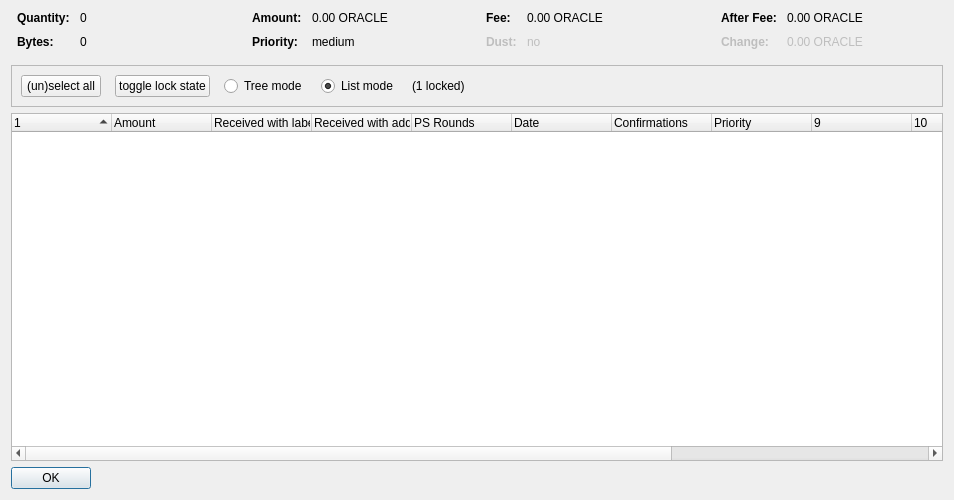
<?xml version="1.0" encoding="UTF-8"?>
<ui version="4.0">
 <class>CoinControlDialog</class>
 <widget class="QDialog" name="CoinControlDialog">
  <property name="geometry">
   <rect>
    <x>0</x>
    <y>0</y>
    <width>954</width>
    <height>500</height>
   </rect>
  </property>
  <property name="windowTitle">
   <string>Coin Selection</string>
  </property>
  <layout class="QVBoxLayout" name="verticalLayout">
   <item>
    <layout class="QHBoxLayout" name="horizontalLayoutTop" stretch="0,0,0,0">
     <property name="topMargin">
      <number>0</number>
     </property>
     <property name="bottomMargin">
      <number>10</number>
     </property>
     <item>
      <layout class="QFormLayout" name="formLayoutCoinControl1">
       <property name="horizontalSpacing">
        <number>10</number>
       </property>
       <property name="verticalSpacing">
        <number>10</number>
       </property>
       <property name="leftMargin">
        <number>6</number>
       </property>
       <property name="rightMargin">
        <number>6</number>
       </property>
       <item row="0" column="0">
        <widget class="QLabel" name="labelCoinControlQuantityText">
         <property name="font">
          <font>
           <weight>75</weight>
           <bold>true</bold>
          </font>
         </property>
         <property name="text">
          <string>Quantity:</string>
         </property>
        </widget>
       </item>
       <item row="0" column="1">
        <widget class="QLabel" name="labelCoinControlQuantity">
         <property name="cursor">
          <cursorShape>IBeamCursor</cursorShape>
         </property>
         <property name="contextMenuPolicy">
          <enum>Qt::ActionsContextMenu</enum>
         </property>
         <property name="text">
          <string notr="true">0</string>
         </property>
         <property name="textInteractionFlags">
          <set>Qt::LinksAccessibleByMouse|Qt::TextSelectableByKeyboard|Qt::TextSelectableByMouse</set>
         </property>
        </widget>
       </item>
       <item row="1" column="0">
        <widget class="QLabel" name="labelCoinControlBytesText">
         <property name="font">
          <font>
           <weight>75</weight>
           <bold>true</bold>
          </font>
         </property>
         <property name="text">
          <string>Bytes:</string>
         </property>
        </widget>
       </item>
       <item row="1" column="1">
        <widget class="QLabel" name="labelCoinControlBytes">
         <property name="cursor">
          <cursorShape>IBeamCursor</cursorShape>
         </property>
         <property name="contextMenuPolicy">
          <enum>Qt::ActionsContextMenu</enum>
         </property>
         <property name="text">
          <string notr="true">0</string>
         </property>
         <property name="textInteractionFlags">
          <set>Qt::LinksAccessibleByMouse|Qt::TextSelectableByKeyboard|Qt::TextSelectableByMouse</set>
         </property>
        </widget>
       </item>
      </layout>
     </item>
     <item>
      <layout class="QFormLayout" name="formLayoutCoinControl2">
       <property name="horizontalSpacing">
        <number>10</number>
       </property>
       <property name="verticalSpacing">
        <number>10</number>
       </property>
       <property name="leftMargin">
        <number>6</number>
       </property>
       <property name="rightMargin">
        <number>6</number>
       </property>
       <item row="0" column="0">
        <widget class="QLabel" name="labelCoinControlAmountText">
         <property name="font">
          <font>
           <weight>75</weight>
           <bold>true</bold>
          </font>
         </property>
         <property name="text">
          <string>Amount:</string>
         </property>
        </widget>
       </item>
       <item row="0" column="1">
        <widget class="QLabel" name="labelCoinControlAmount">
         <property name="cursor">
          <cursorShape>IBeamCursor</cursorShape>
         </property>
         <property name="contextMenuPolicy">
          <enum>Qt::ActionsContextMenu</enum>
         </property>
         <property name="text">
          <string notr="true">0.00 ORACLE</string>
         </property>
         <property name="textInteractionFlags">
          <set>Qt::LinksAccessibleByMouse|Qt::TextSelectableByKeyboard|Qt::TextSelectableByMouse</set>
         </property>
        </widget>
       </item>
       <item row="1" column="0">
        <widget class="QLabel" name="labelCoinControlPriorityText">
         <property name="font">
          <font>
           <weight>75</weight>
           <bold>true</bold>
          </font>
         </property>
         <property name="text">
          <string>Priority:</string>
         </property>
        </widget>
       </item>
       <item row="1" column="1">
        <widget class="QLabel" name="labelCoinControlPriority">
         <property name="cursor">
          <cursorShape>IBeamCursor</cursorShape>
         </property>
         <property name="contextMenuPolicy">
          <enum>Qt::ActionsContextMenu</enum>
         </property>
         <property name="text">
          <string>medium</string>
         </property>
         <property name="textInteractionFlags">
          <set>Qt::LinksAccessibleByMouse|Qt::TextSelectableByKeyboard|Qt::TextSelectableByMouse</set>
         </property>
        </widget>
       </item>
      </layout>
     </item>
     <item>
      <layout class="QFormLayout" name="formLayoutCoinControl3">
       <property name="horizontalSpacing">
        <number>10</number>
       </property>
       <property name="verticalSpacing">
        <number>10</number>
       </property>
       <property name="leftMargin">
        <number>6</number>
       </property>
       <property name="rightMargin">
        <number>6</number>
       </property>
       <item row="0" column="0">
        <widget class="QLabel" name="labelCoinControlFeeText">
         <property name="font">
          <font>
           <weight>75</weight>
           <bold>true</bold>
          </font>
         </property>
         <property name="text">
          <string>Fee:</string>
         </property>
        </widget>
       </item>
       <item row="0" column="1">
        <widget class="QLabel" name="labelCoinControlFee">
         <property name="cursor">
          <cursorShape>IBeamCursor</cursorShape>
         </property>
         <property name="contextMenuPolicy">
          <enum>Qt::ActionsContextMenu</enum>
         </property>
         <property name="text">
          <string notr="true">0.00 ORACLE</string>
         </property>
         <property name="textInteractionFlags">
          <set>Qt::LinksAccessibleByMouse|Qt::TextSelectableByKeyboard|Qt::TextSelectableByMouse</set>
         </property>
        </widget>
       </item>
       <item row="1" column="0">
        <widget class="QLabel" name="labelCoinControlLowOutputText">
         <property name="enabled">
          <bool>false</bool>
         </property>
         <property name="font">
          <font>
           <weight>75</weight>
           <bold>true</bold>
          </font>
         </property>
         <property name="text">
          <string>Dust:</string>
         </property>
        </widget>
       </item>
       <item row="1" column="1">
        <widget class="QLabel" name="labelCoinControlLowOutput">
         <property name="enabled">
          <bool>false</bool>
         </property>
         <property name="cursor">
          <cursorShape>IBeamCursor</cursorShape>
         </property>
         <property name="contextMenuPolicy">
          <enum>Qt::ActionsContextMenu</enum>
         </property>
         <property name="text">
          <string>no</string>
         </property>
         <property name="textInteractionFlags">
          <set>Qt::LinksAccessibleByMouse|Qt::TextSelectableByKeyboard|Qt::TextSelectableByMouse</set>
         </property>
        </widget>
       </item>
      </layout>
     </item>
     <item>
      <layout class="QFormLayout" name="formLayoutCoinControl4">
       <property name="horizontalSpacing">
        <number>10</number>
       </property>
       <property name="verticalSpacing">
        <number>10</number>
       </property>
       <property name="leftMargin">
        <number>6</number>
       </property>
       <property name="rightMargin">
        <number>6</number>
       </property>
       <item row="0" column="0">
        <widget class="QLabel" name="labelCoinControlAfterFeeText">
         <property name="font">
          <font>
           <weight>75</weight>
           <bold>true</bold>
          </font>
         </property>
         <property name="text">
          <string>After Fee:</string>
         </property>
        </widget>
       </item>
       <item row="0" column="1">
        <widget class="QLabel" name="labelCoinControlAfterFee">
         <property name="cursor">
          <cursorShape>IBeamCursor</cursorShape>
         </property>
         <property name="contextMenuPolicy">
          <enum>Qt::ActionsContextMenu</enum>
         </property>
         <property name="text">
          <string notr="true">0.00 ORACLE</string>
         </property>
         <property name="textInteractionFlags">
          <set>Qt::LinksAccessibleByMouse|Qt::TextSelectableByKeyboard|Qt::TextSelectableByMouse</set>
         </property>
        </widget>
       </item>
       <item row="1" column="0">
        <widget class="QLabel" name="labelCoinControlChangeText">
         <property name="enabled">
          <bool>false</bool>
         </property>
         <property name="font">
          <font>
           <weight>75</weight>
           <bold>true</bold>
          </font>
         </property>
         <property name="text">
          <string>Change:</string>
         </property>
        </widget>
       </item>
       <item row="1" column="1">
        <widget class="QLabel" name="labelCoinControlChange">
         <property name="enabled">
          <bool>false</bool>
         </property>
         <property name="cursor">
          <cursorShape>IBeamCursor</cursorShape>
         </property>
         <property name="contextMenuPolicy">
          <enum>Qt::ActionsContextMenu</enum>
         </property>
         <property name="text">
          <string notr="true">0.00 ORACLE</string>
         </property>
         <property name="textInteractionFlags">
          <set>Qt::LinksAccessibleByMouse|Qt::TextSelectableByKeyboard|Qt::TextSelectableByMouse</set>
         </property>
        </widget>
       </item>
      </layout>
     </item>
    </layout>
   </item>
   <item>
    <widget class="QFrame" name="frame">
     <property name="minimumSize">
      <size>
       <width>0</width>
       <height>40</height>
      </size>
     </property>
     <property name="frameShape">
      <enum>QFrame::StyledPanel</enum>
     </property>
     <property name="frameShadow">
      <enum>QFrame::Sunken</enum>
     </property>
     <layout class="QHBoxLayout" name="horizontalLayout">
      <item>
       <layout class="QHBoxLayout" name="horizontalLayoutPanel" stretch="0,0,0,0,0,0">
        <property name="spacing">
         <number>14</number>
        </property>
        <item>
         <widget class="QPushButton" name="pushButtonSelectAll">
          <property name="sizePolicy">
           <sizepolicy hsizetype="Maximum" vsizetype="Fixed">
            <horstretch>0</horstretch>
            <verstretch>0</verstretch>
           </sizepolicy>
          </property>
          <property name="text">
           <string>(un)select all</string>
          </property>
          <property name="autoDefault">
           <bool>false</bool>
          </property>
         </widget>
        </item>
        <item>
         <widget class="QPushButton" name="pushButtonToggleLock">
          <property name="sizePolicy">
           <sizepolicy hsizetype="Maximum" vsizetype="Fixed">
            <horstretch>0</horstretch>
            <verstretch>0</verstretch>
           </sizepolicy>
          </property>
          <property name="text">
           <string>toggle lock state</string>
          </property>
          <property name="autoDefault">
           <bool>false</bool>
          </property>
         </widget>
        </item>
        <item>
         <widget class="QRadioButton" name="radioTreeMode">
          <property name="sizePolicy">
           <sizepolicy hsizetype="Maximum" vsizetype="Fixed">
            <horstretch>0</horstretch>
            <verstretch>0</verstretch>
           </sizepolicy>
          </property>
          <property name="text">
           <string>Tree mode</string>
          </property>
         </widget>
        </item>
        <item>
         <widget class="QRadioButton" name="radioListMode">
          <property name="sizePolicy">
           <sizepolicy hsizetype="Maximum" vsizetype="Fixed">
            <horstretch>0</horstretch>
            <verstretch>0</verstretch>
           </sizepolicy>
          </property>
          <property name="text">
           <string>List mode</string>
          </property>
          <property name="checked">
           <bool>true</bool>
          </property>
         </widget>
        </item>
        <item>
         <widget class="QLabel" name="labelLocked">
          <property name="text">
           <string>(1 locked)</string>
          </property>
         </widget>
        </item>
        <item>
         <spacer name="horizontalSpacer">
          <property name="orientation">
           <enum>Qt::Horizontal</enum>
          </property>
          <property name="sizeHint" stdset="0">
           <size>
            <width>40</width>
            <height>20</height>
           </size>
          </property>
         </spacer>
        </item>
       </layout>
      </item>
     </layout>
    </widget>
   </item>
   <item>
    <widget class="CoinControlTreeWidget" name="treeWidget">
     <property name="contextMenuPolicy">
      <enum>Qt::CustomContextMenu</enum>
     </property>
     <property name="sortingEnabled">
      <bool>false</bool>
     </property>
     <property name="columnCount">
      <number>13</number>
     </property>
     <attribute name="headerShowSortIndicator" stdset="0">
      <bool>true</bool>
     </attribute>
     <attribute name="headerStretchLastSection">
      <bool>false</bool>
     </attribute>
     <column>
      <property name="text">
       <string/>
      </property>
     </column>
     <column>
      <property name="text">
       <string>Amount</string>
      </property>
     </column>
     <column>
      <property name="text">
       <string>Received with label</string>
      </property>
     </column>
     <column>
      <property name="text">
       <string>Received with address</string>
      </property>
     </column>
     <column>
      <property name="text">
       <string>PS Rounds</string>
      </property>
     </column>
     <column>
      <property name="text">
       <string>Date</string>
      </property>
     </column>
     <column>
      <property name="text">
       <string>Confirmations</string>
      </property>
      <property name="toolTip">
       <string>Confirmed</string>
      </property>
     </column>
     <column>
      <property name="text">
       <string>Priority</string>
      </property>
     </column>
     <column>
      <property name="text">
       <string/>
      </property>
     </column>
     <column>
      <property name="text">
       <string/>
      </property>
     </column>
     <column>
      <property name="text">
       <string/>
      </property>
     </column>
     <column>
      <property name="text">
       <string/>
      </property>
     </column>
     <column>
      <property name="text">
       <string/>
      </property>
     </column>
    </widget>
   </item>
   <item>
    <widget class="QDialogButtonBox" name="buttonBox">
     <property name="sizePolicy">
      <sizepolicy hsizetype="Maximum" vsizetype="Fixed">
       <horstretch>0</horstretch>
       <verstretch>0</verstretch>
      </sizepolicy>
     </property>
     <property name="orientation">
      <enum>Qt::Horizontal</enum>
     </property>
     <property name="standardButtons">
      <set>QDialogButtonBox::Ok</set>
     </property>
    </widget>
   </item>
  </layout>
 </widget>
 <customwidgets>
  <customwidget>
   <class>CoinControlTreeWidget</class>
   <extends>QTreeWidget</extends>
   <header>coincontroltreewidget.h</header>
  </customwidget>
 </customwidgets>
 <resources/>
 <connections/>
</ui>
